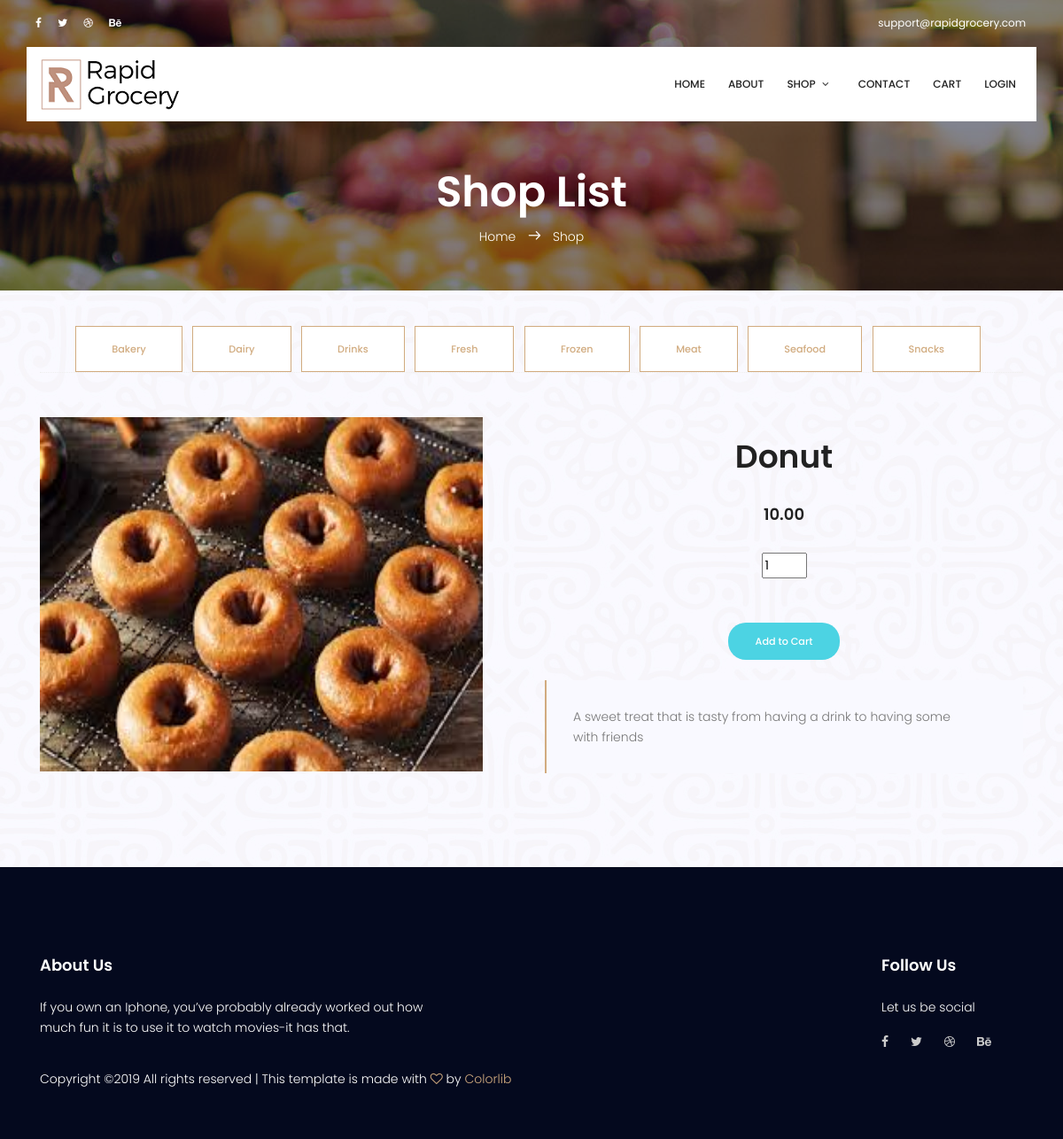
/shop_sub.php?product_id=1, run on the app's committed database.
### tables this page shows
CREATE TABLE products (
  product_id         INT            PRIMARY KEY   AUTO_INCREMENT,
  category_id        INT            NOT NULL,
  product_code       VARCHAR(10)    NOT NULL      UNIQUE,
  product_name       VARCHAR(60)   NOT NULL,
  description        TEXT           NOT NULL,
  list_price         DECIMAL(10,2)  NOT NULL,
  discount_percent   DECIMAL(10,2)  NOT NULL      DEFAULT 0.00,
  date_added         DATETIME                     DEFAULT NULL,
  product_img		 VARCHAR(10),
  CONSTRAINT products_fk_categories
    FOREIGN KEY (category_id)
    REFERENCES categories (category_id)
);

### shop_sub.php (the view, shortened to what this page needs)
<?php
include 'include/header.php';
include "config.php";
$product_id = $_GET["product_id"];
$sql_query = "select * from products p join categories c on p.category_id = c.category_id
                where product_id=$product_id;";
$result = $con->query($sql_query);
?>
<?php
if ($result->num_rows > 0) {
       while($rows = $result->fetch_assoc()) {
           $product_name = $rows["product_name"];
           $description = $rows["description"];
           $list_price = $rows["list_price"];
           $product_img = $rows["product_img"];
       }
} else {
    echo "0 results";
}
?>
<section class="banner-area relative about-banner" id="home">
    <div class="overlay overlay-bg"></div>
    <div class="container">
        <div class="row d-flex align-items-center justify-content-center">
            <div class="about-content col-lg-12">
                <h1 class="text-white">
                    Shop List
                </h1>
                <p class="text-white link-nav"><a href="index.php">Home </a>  <span class="lnr lnr-arrow-right"></span>  <a href="shop.php?category_name=Bakery"> Shop</a></p>
            </div>
        </div>
    </div>
</section>
    <section class="menu-list-area section-gap">
        <div class="container">
           <div align="center">
               <a href="shop.php?category_name=Bakery" class="genric-btn primary-border e-large">Bakery</a> &nbsp;
               <a href="shop.php?category_name=Dairy" class="genric-btn primary-border e-large">Dairy</a> &nbsp;
               <a href="shop.php?category_name=Drinks" class="genric-btn primary-border e-large">Drinks</a> &nbsp;
               <a href="shop.php?category_name=Fresh" class="genric-btn primary-border e-large">Fresh</a> &nbsp;
               <a href="shop.php?category_name=Frozen" class="genric-btn primary-border e-large">Frozen</a> &nbsp;
               <a href="shop.php?category_name=Meat" class="genric-btn primary-border e-large">Meat</a> &nbsp;
               <a href="shop.php?category_name=Seafood" class="genric-btn primary-border e-large">Seafood</a> &nbsp;
               <a href="shop.php?category_name=Snacks" class="genric-btn primary-border e-large">Snacks</a> &nbsp;
           </div>
            <div id="pills-tabContent" class="tab-content absolute">
                <div class="tab-pane fade show active" id="Bakery" role="tabpanel" aria-labelledby="Bakery-tab">
                    <div class="section-top-border">
                        <form action="cart.php" method="post" name="cart" id="cart">
                            <div class="row gallery-item">
                                <div class="col-md-6">
                                    <img src="img/elements/<?php echo $product_img ?>.jpg" width="500" height="400">
                                </div>
                                <div class="col-md-6" align="center">
                                    <br/>
                                    <h1 class="typo-list"><?php echo $product_name ?></h1>
                                    <br/>
                                    <h4 class="typo-list"><?php echo $list_price ?></h4>
                                    <br/>
                                    <input type="text" name="qty" value="1" size="1">
                                    <div class="button-group-area mt-40">
                                       <input type="submit" value="Add to Cart" name="cart" id="cart" class="genric-btn success circle arrow">
                                    </div>
                                    <br/>
                                    <blockquote class="generic-blockquote" align="left" width="400">
                                		<?php echo $description ?>
                                	 </blockquote>
                                </div>
                            </div>
                          </form>
                        </div>
                </div>
            </div>
        </div>
    </section>

### css/main.css (style rules this page uses)
body { color:#777;font-family:"Poppins",sans-serif;font-size:14px;font-weight:300;line-height:1.625em;position:relative }
a { -webkit-transition:all 0.3s ease 0s;-moz-transition:all 0.3s ease 0s;-o-transition:all 0.3s ease 0s;transition:all 0.3s ease 0s }
a,a:focus,a:hover { text-decoration:none;outline:0 }
h1,h2,h3,h4,h5,h6 { font-family:"Poppins",sans-serif;color:#222;line-height:1.2em !important;margin-bottom:0;margin-top:0;font-weight:600 }
h1,.h1 { font-size:36px }
h4,.h4 { font-size:18px }
h6,.h6 { font-size:14px;color:#222 }
.mt-40 { margin-top:40px }
.text-white { color:#fff }
.relative { position:relative }
.overlay { position:absolute;left:0;right:0;top:0;bottom:0 }
.typo-list { margin-bottom:10px }
h1 { font-size:36px }
h4 { font-size:18px }
h6 { font-size:14px }
h1,h2,h3,h4,h5,h6 { line-height:1.5em }
.button-group-area .genric-btn { margin-right:10px;margin-top:10px }
.button-group-area .genric-btn:last-child { margin-right:0 }
.genric-btn { display:inline-block;outline:none;line-height:40px;padding:0 30px;font-size:.8em;text-align:center;text-decoration:none;font-weight:500;cursor:pointer;-webkit-transition:all 0.3s ease 0s;-moz-transition:all 0.3s ease 0s;-o-transition:all 0.3s ease 0s;transition:all 0.3s ease 0s }
.genric-btn.e-large { padding:0 40px;line-height:50px }
.genric-btn.circle { border-radius:20px }
.genric-btn.arrow { display:-webkit-inline-box;display:-ms-inline-flexbox;display:inline-flex;-webkit-box-align:center;-ms-flex-align:center;align-items:center }
.genric-btn.primary-border { color:#d1ab7f;border:1px solid #d1ab7f;background:#fff }
.genric-btn.success { color:#fff;background:#4cd3e3;border:1px solid transparent }
.generic-blockquote { padding:30px 50px 30px 30px;background:#f9f9ff;border-left:2px solid #d1ab7f }
.section-gap { padding:40px 0 }
.banner-area { background:url(../img/banner-bg.jpg) center;background-size:cover;background-attachment:fixed }
.banner-area .overlay-bg { background-color:rgba(4,9,30,0.5) }
.footer-area { background:#04091e;padding-top:100px }
.footer-area h6 { margin-bottom:25px;font-size:18px;font-weight:600;color:#fff }
.footer-area p { color:#fff }
.footer-social a { padding-right:25px;-webkit-transition:all 0.3s ease 0s;-moz-transition:all 0.3s ease 0s;-o-transition:all 0.3s ease 0s;transition:all 0.3s ease 0s }
.footer-social i { color:#cccccc;-webkit-transition:all 0.3s ease 0s;-moz-transition:all 0.3s ease 0s;-o-transition:all 0.3s ease 0s;transition:all 0.3s ease 0s }
.footer-text { padding-top:20px }
.footer-text a,.footer-text i { color:#d1ab7f }
.section-top-border { padding:50px 0;border-top:1px dotted #eee }
.link-nav { margin-top:10px;margin-bottom:0px }
.about-banner { background:url(../img/top-banner.jpg) center }
.about-content { margin-top:138px;padding:50px 0px;text-align:center }
.about-content h1 { font-size:48px;font-weight:600 }
.about-content a { color:#fff;font-weight:300;font-size:14px }
.about-content .lnr { margin:0px 10px;font-weight:600 }
.menu-list-area { background:url(../img/pattern-bg.jpg) }

### data on the page
products: product_img (picture), product_name "Donut", list_price "10.00", description "A sweet treat that is tasty from having a drink to having some with friends"
